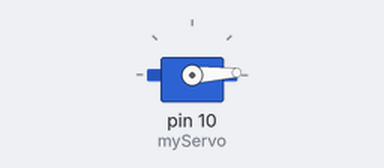
Recording of a sketch running on a simulated Arduino Uno, built with avr-gcc and run on an emulated ATmega328P. On the bench: servo. What the sketch prints to the serial monitor is not drawn.

Above: at 0.05 s.
At 0.7 s:
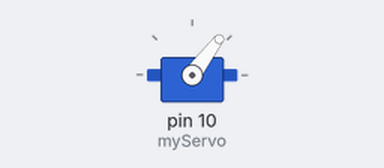
At 1.35 s:
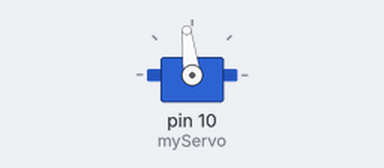
At 2.7 s:
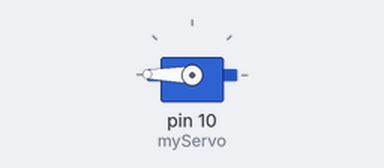
Timing chart, 0 to 6.4 s (numbered marks = the images above):
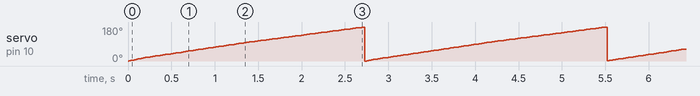

The sketch:

011_Servo_01.ino
```cpp
#include <Servo.h>

 // Servo.h 라이브러리에 내장된 Servo 클래스로 실제 서보 모터 제어를 위한 myServo객체 생성
Servo myServo;

void setup() {
  Serial.begin(9600);
  myServo.attach(10); // .attach: pinMode와 같은 의미
}

void loop() {
  for (int angle=0; angle <= 180; angle++) {
    myServo.write(angle);
    Serial.print("angle : ");
    Serial.print(angle);
    Serial.println(angle);
    delay(10);
  }
}
```

Measured:
- by itself, servo on pin 10 (myServo): ramps from 0° to 180° and jumps back, once every 2.8 s
